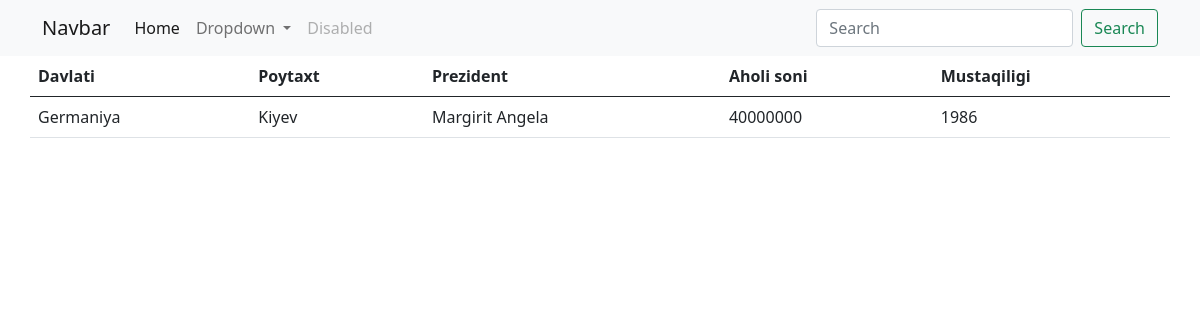
/poytaxt/5/, run on the app's committed database.
### home/models.py (models this page shows, shortened)
class CountryModel(models.Model):
    d_name = models.CharField(max_length=30)
    president = models.CharField(max_length=30)
    aholi_soni = models.PositiveIntegerField()
    mustaqilligi = models.PositiveIntegerField()
    class Meta:
        verbose_name = 'Country'
        verbose_name_plural = 'Countries'

class Poytaxt(models.Model):
    p_name = models.CharField(max_length=100)
    davlat = models.OneToOneField(CountryModel, on_delete=models.RESTRICT)
    class Meta:
        verbose_name = 'Poytaxt'
        verbose_name_plural = 'Poytaxtlar'

### home/views.py (the view)
# urls.py: path('poytaxt/<int:pk>/', poytaxt_view, name='poytaxt')
def poytaxt_view(request, pk):
    obj1 = Poytaxt.objects.get(id=pk)
    asd = CountryModel.objects.get(id=pk)
    return render(request, 'main/contrib.html', context={
        'obj1': obj1,
        "asd": asd
    })

### template/main/contrib.html
{% extends 'leyauts/base.html' %}
{% block content %}
    <table class="table">
        <thead>
        <tr>
            <th scope="col">Davlati</th>
            <th scope="col">Poytaxt</th>
            <th scope="col">Prezident</th>
            <th scope="col">Aholi soni</th>
            <th scope="col">Mustaqiligi</th>
        </tr>
        </thead>
        <tbody>
        <tr>
            <td>{{ asd.d_name }}</td>
            <td>{{ obj1.p_name }}</td>
            <td>{{ asd.president }}</td>
            <td>{{ asd.aholi_soni }}</td>
            <td>{{ asd.mustaqilligi }}</td>
        </tr>
        </tbody>
    </table>
{% endblock %}

### data on the page
CountryModel: d_name "Germaniya", president "Margirit Angela", aholi_soni "40000000", mustaqilligi "1986"
Poytaxt: p_name "Kiyev"
